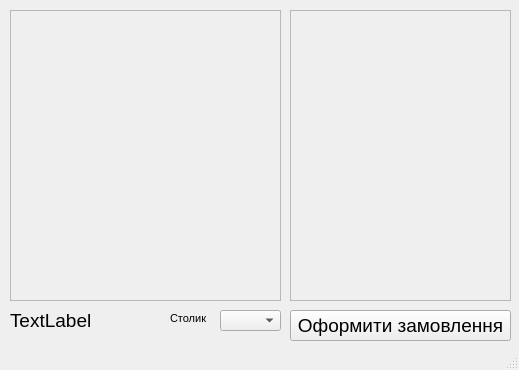
<?xml version="1.0" encoding="UTF-8"?>
<ui version="4.0">
 <class>cartWindow</class>
 <widget class="QMainWindow" name="cartWindow">
  <property name="geometry">
   <rect>
    <x>0</x>
    <y>0</y>
    <width>519</width>
    <height>370</height>
   </rect>
  </property>
  <property name="font">
   <font>
    <family>Segoe UI</family>
    <pointsize>14</pointsize>
   </font>
  </property>
  <property name="windowTitle">
   <string>Кошик</string>
  </property>
  <widget class="QWidget" name="centralwidget">
   <widget class="QLabel" name="label">
    <property name="geometry">
     <rect>
      <x>30</x>
      <y>260</y>
      <width>161</width>
      <height>31</height>
     </rect>
    </property>
    <property name="text">
     <string/>
    </property>
   </widget>
   <widget class="QScrollArea" name="dishesArea">
    <property name="geometry">
     <rect>
      <x>10</x>
      <y>10</y>
      <width>271</width>
      <height>291</height>
     </rect>
    </property>
    <property name="widgetResizable">
     <bool>true</bool>
    </property>
    <property name="alignment">
     <set>Qt::AlignLeading|Qt::AlignLeft|Qt::AlignTop</set>
    </property>
    <widget class="QWidget" name="scrollAreaWidgetContents">
     <property name="geometry">
      <rect>
       <x>0</x>
       <y>0</y>
       <width>269</width>
       <height>289</height>
      </rect>
     </property>
     <layout class="QVBoxLayout" name="l"/>
    </widget>
   </widget>
   <widget class="QLabel" name="amountLabel">
    <property name="geometry">
     <rect>
      <x>10</x>
      <y>310</y>
      <width>81</width>
      <height>21</height>
     </rect>
    </property>
    <property name="text">
     <string>TextLabel</string>
    </property>
   </widget>
   <widget class="QScrollArea" name="dishesDeleteButtonsArea">
    <property name="geometry">
     <rect>
      <x>290</x>
      <y>10</y>
      <width>221</width>
      <height>291</height>
     </rect>
    </property>
    <property name="widgetResizable">
     <bool>true</bool>
    </property>
    <property name="alignment">
     <set>Qt::AlignLeading|Qt::AlignLeft|Qt::AlignTop</set>
    </property>
    <widget class="QWidget" name="scrollAreaWidgetContents_2">
     <property name="geometry">
      <rect>
       <x>0</x>
       <y>0</y>
       <width>219</width>
       <height>289</height>
      </rect>
     </property>
     <layout class="QVBoxLayout" name="l_2"/>
    </widget>
   </widget>
   <widget class="QPushButton" name="orderButton">
    <property name="geometry">
     <rect>
      <x>290</x>
      <y>310</y>
      <width>221</width>
      <height>31</height>
     </rect>
    </property>
    <property name="text">
     <string>Оформити замовлення</string>
    </property>
   </widget>
   <widget class="QComboBox" name="tableChoiceComboBox">
    <property name="geometry">
     <rect>
      <x>220</x>
      <y>310</y>
      <width>61</width>
      <height>21</height>
     </rect>
    </property>
   </widget>
   <widget class="QLabel" name="amountLabel_2">
    <property name="geometry">
     <rect>
      <x>170</x>
      <y>310</y>
      <width>41</width>
      <height>16</height>
     </rect>
    </property>
    <property name="font">
     <font>
      <family>Segoe UI</family>
      <pointsize>8</pointsize>
     </font>
    </property>
    <property name="text">
     <string>Столик</string>
    </property>
   </widget>
  </widget>
  <widget class="QStatusBar" name="statusbar"/>
 </widget>
 <resources/>
 <connections/>
</ui>
